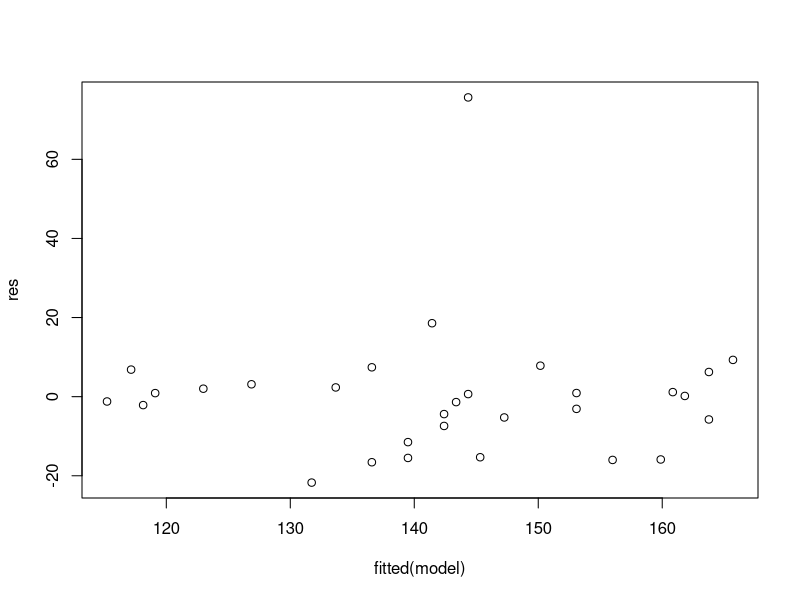
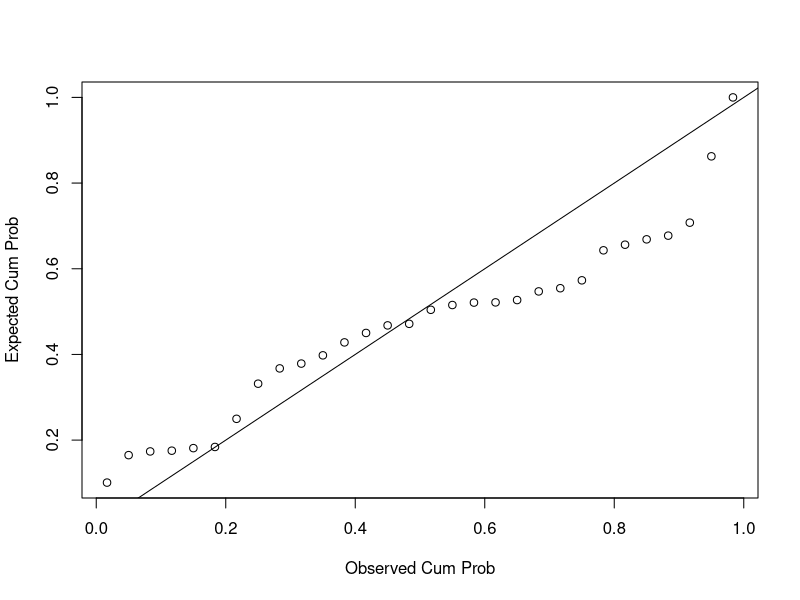
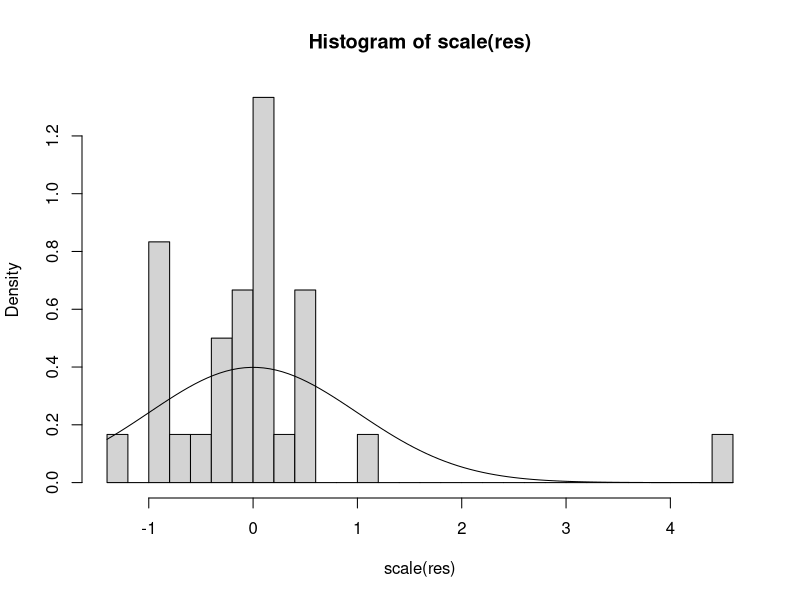
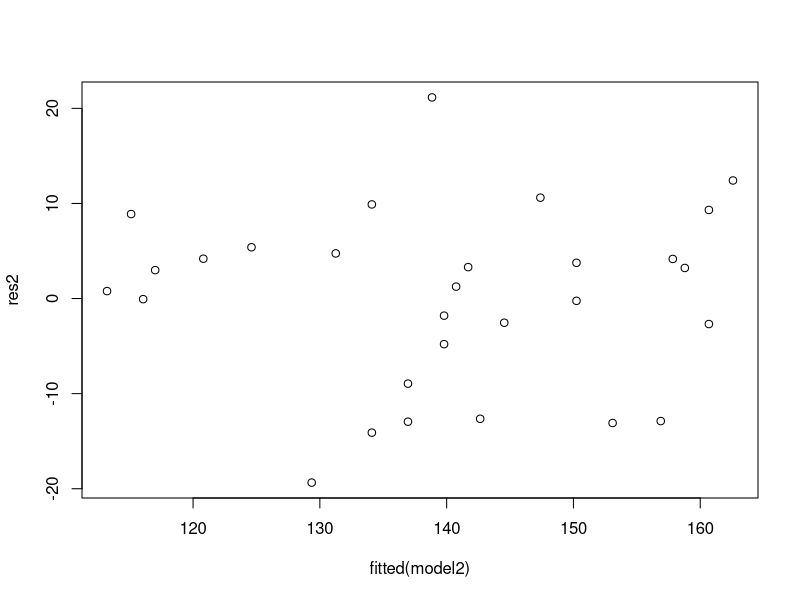
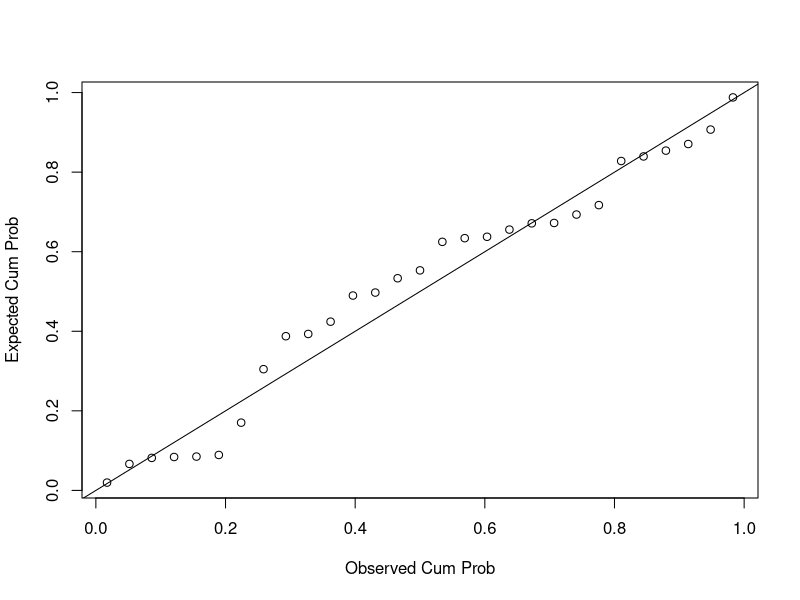
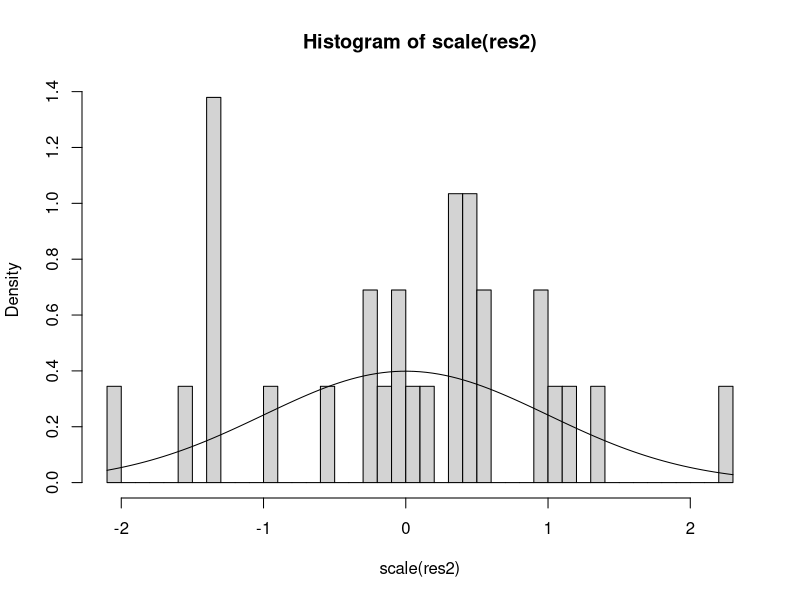
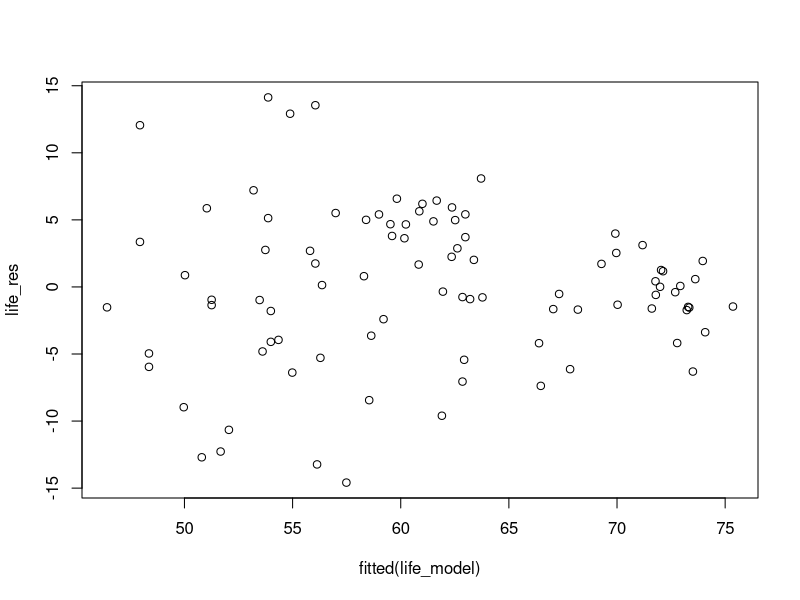
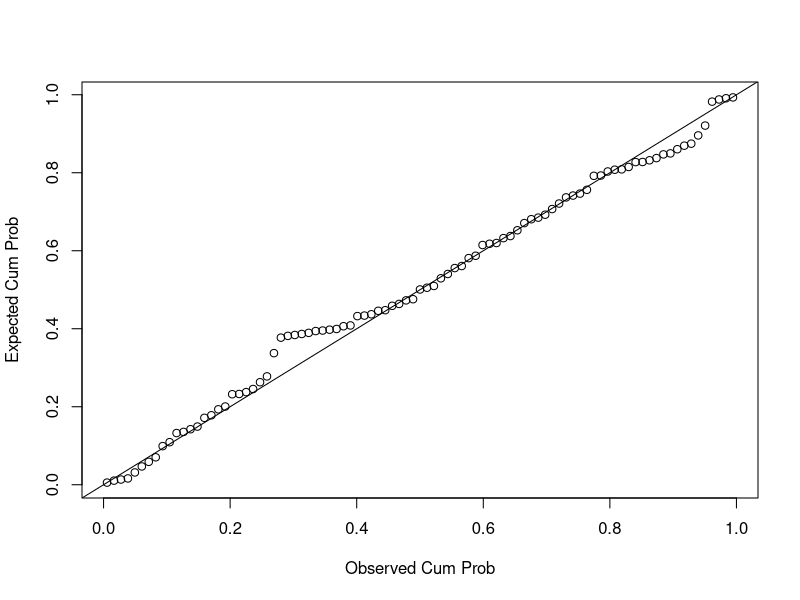

Write R code to recreate these figures, in order.
## ---- chunk 1
knitr::opts_chunk$set(echo = TRUE)
## ---- chunk 2
library(haven)
library(tidyverse)
## ---- chunk 3
sbp1_dataset <- read_sav("Regression Modelling Data/sbp1.sav")
## ---- chunk 4
model <- lm(formula = SBP ~ AGE, data = sbp1_dataset)
## ---- chunk 5
res <- resid(model)
## ---- chunk 6
plot(fitted(model), res)
## ---- chunk 7
probDist <- pnorm(scale(res))
{plot(ppoints(length(scale(res))), sort(probDist),
     xlab = "Observed Cum Prob", ylab = "Expected Cum Prob")
abline(a=0,b=1)}
## ---- chunk 8
{hist(scale(res), freq = FALSE, breaks=40)
curve(dnorm,add=TRUE)}
## ---- chunk 9
sbp1_dataset_update <- sbp1_dataset[(sbp1_dataset$SBP <= 200), ]
## ---- chunk 10
model2 <- lm(formula = SBP ~ AGE, data = sbp1_dataset_update)
## ---- chunk 11
res2 <- resid(model2)
## ---- chunk 12
plot(fitted(model2), res2)
## ---- chunk 13
probDist2 <- pnorm(scale(res2))
{plot(ppoints(length(scale(res2))), sort(probDist2),
     xlab = "Observed Cum Prob", ylab = "Expected Cum Prob")
abline(a=0,b=1)} #have to wrap this in {} to run as one code block else you get an error - damn markdown files
## ---- chunk 14
{hist(scale(res2), freq = FALSE, breaks=40)
curve(dnorm,add=TRUE)}
## ---- chunk 15
model$coefficients
## ---- chunk 16
model2$coefficients
## ---- chunk 17
life_dataset <- read_sav("Regression Modelling Data/life.sav")
## ---- chunk 18
life_model <- lm(formula = LEXPECM ~ LN_GNP, data = life_dataset)
## ---- chunk 19
life_res <- resid(life_model)
## ---- chunk 20
plot(fitted(life_model), life_res)
## ---- chunk 21
life_probDist <- pnorm(scale(life_res))
{plot(ppoints(length(scale(life_res))), sort(life_probDist),
     xlab = "Observed Cum Prob", ylab = "Expected Cum Prob")
abline(a=0,b=1)}
## ---- chunk 22
{hist(scale(life_res), freq = FALSE, breaks=40)
curve(dnorm,add=TRUE)}
